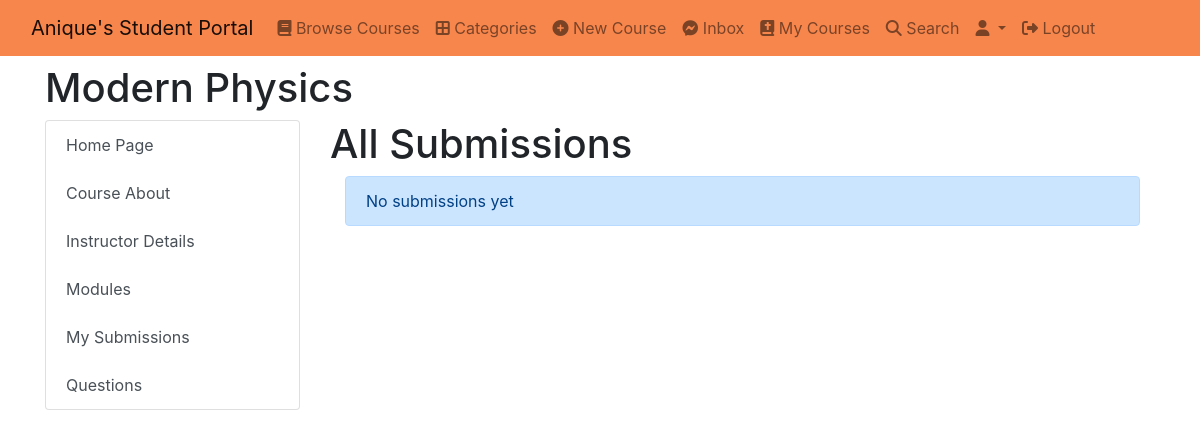
The app's page /course/31f14fdc-ee4c-420d-b912-1c9cc059e567/student_submissions, older data.
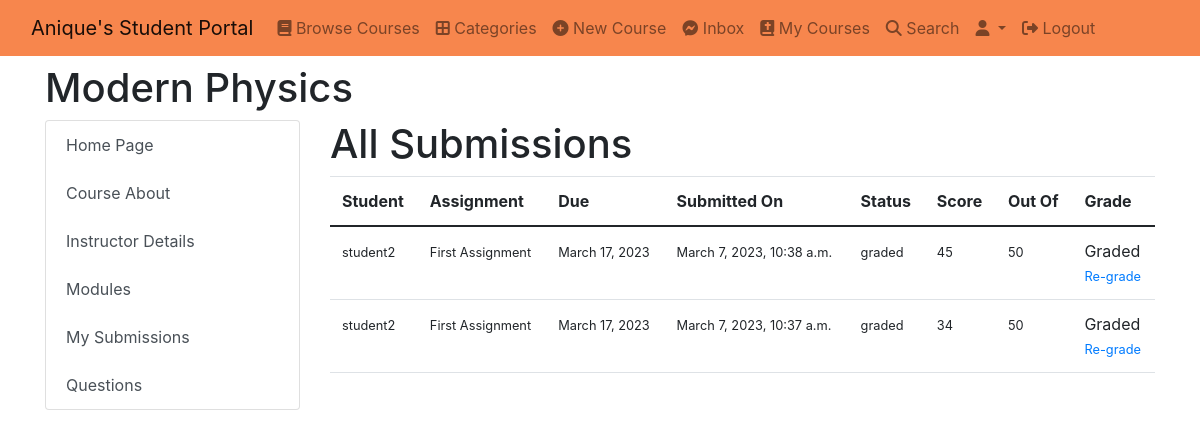
The same page, newer data.
### classroom/models.py (models this page shows)
class Grade(models.Model):
    course = models.ForeignKey(Course, on_delete=models.CASCADE)
    submission = models.ForeignKey(Submission, on_delete=models.CASCADE)
    points = models.PositiveIntegerField(default=0)
    graded_by = models.ForeignKey(
        User, on_delete=models.CASCADE, blank=True, null=True)
    status = models.CharField(
        choices=STATUS_CHOICES, default='pending', max_length=10, verbose_name='Status')

### assignment/models.py (models this page shows, shortened)
class Submission(models.Model):
    file = models.FileField(upload_to=assignment_directory_path)
    comment = models.CharField(max_length=999)
    date = models.DateTimeField(auto_now_add=True)
    assignment = models.ForeignKey(Assignment, on_delete=models.CASCADE)
    user = models.ForeignKey(User, on_delete=models.CASCADE)

class Assignment(models.Model):
    title = models.CharField(max_length=150)
    content = RichTextField()
    points = models.PositiveIntegerField()
    due = models.DateField()
    files = models.ManyToManyField(AssignmentFileContent)
    user = models.ForeignKey(User, on_delete=models.CASCADE)

### classroom/views.py (the view)
# urls.py: path("<course_id>/student_submissions",
def student_submissions(request, course_id):
    course = get_object_or_404(Course, id=course_id)
    grades = Grade.objects.filter(course=course).order_by('-submission__date')
    context = {
        "course": course,
        "grades": grades
    }
    return render(request, 'classroom/student_submissions.html', context)

### student_portal/templates/classroom/student_submissions.html
{% extends 'base.html' %} {% block content %}
<div class="container mt-2">
  <h1>{{course.title}}</h1>
  <div class="row">
    <div class="col-3">{% include 'side_panel.html' %}</div>
    <div class="col-9">
      <div>
        <h1>All Submissions</h1>
        {% if grades.count == 0 %}
        <div class="container mt-2 mb-2">
          <div class="alert alert-primary" role="alert">No submissions yet</div>
        </div>
        {% else %}
        <table class="table">
          <thead>
            <tr>
              <th scope="col">Student</th>
              <th scope="col">Assignment</th>
              <th scope="col">Due</th>
              <th scope="col">Submitted On</th>
              <th scope="col">Status</th>
              <th scope="col">Score</th>
              <th scope="col">Out Of</th>
              <th scope="col">Grade</th>
            </tr>
          </thead>
          <tbody>
            {% for grade in grades %}
            <tr>
              <td><small>{{grade.submission.user.username}}</small></td>
              <td><small>{{grade.submission.assignment.title}}</small></td>
              <td><small>{{grade.submission.assignment.due}}</small></td>
              <td><small>{{grade.submission.date}}</small></td>
              <td><small>{{grade.status}}</small></td>
              <td><small>{{grade.points}}</small></td>
              <td><small>{{grade.submission.assignment.points}}</small></td>
              <td>
                {% if grade.status != "pending" %} Graded <br />
                <small>
                  <a href="{% url 'grade-submission' course.id grade.id %}"
                    >Re-grade</a
                  ></small
                >
                {% else %}<a
                  class="btn btn-outline-primary"
                  href="{% url 'grade-submission' course.id grade.id %}"
                  >Grade</a
                >{% endif %}
                <br />
              </td>
            </tr>
            {% endfor %}
          </tbody>
        </table>
        {% endif %}
      </div>
    </div>
  </div>
</div>
{% endblock content %}

Row changes from the older to the newer data that the page shows:
added Grade: submission.user.username "student2", submission.assignment "First Assignment", submission.assignment.due "March 17, 2023", submission "March 7, 2023, 10:38 a.m.", status "graded", points "45", submission.assignment.points "50", shows "Graded"
added Grade: submission.user.username "student2", submission.assignment "First Assignment", submission.assignment.due "March 17, 2023", submission "March 7, 2023, 10:37 a.m.", status "graded", points "34", submission.assignment.points "50", shows "Graded"
Text that changed along with them:
text no longer shown: "No submissions yet"
text now shown: "Student Assignment Due Submitted On Status Score Out Of Grade"
